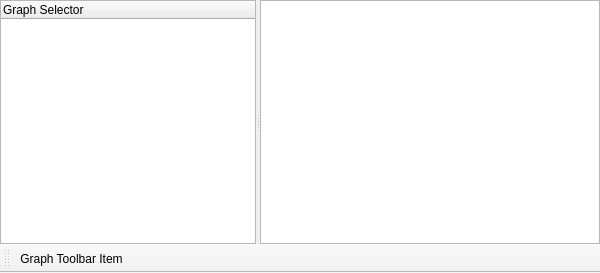
<?xml version="1.0" encoding="UTF-8"?>
<ui version="4.0">
 <class>WidgetGraph</class>
 <widget class="QMainWindow" name="WidgetGraph">
  <property name="geometry">
   <rect>
    <x>0</x>
    <y>0</y>
    <width>600</width>
    <height>273</height>
   </rect>
  </property>
  <property name="windowTitle">
   <string>MainWindow</string>
  </property>
  <widget class="QWidget" name="centralwidget">
   <layout class="QVBoxLayout" name="verticalLayout">
    <property name="spacing">
     <number>0</number>
    </property>
    <property name="margin">
     <number>0</number>
    </property>
    <item>
     <widget class="QSplitter" name="splitterGraph">
      <property name="orientation">
       <enum>Qt::Horizontal</enum>
      </property>
      <widget class="QTreeWidget" name="treeWidgetGraphSelector">
       <property name="sizePolicy">
        <sizepolicy hsizetype="Preferred" vsizetype="Expanding">
         <horstretch>0</horstretch>
         <verstretch>0</verstretch>
        </sizepolicy>
       </property>
       <column>
        <property name="text">
         <string>Graph Selector</string>
        </property>
       </column>
      </widget>
      <widget class="QGraphicsView" name="graphicsViewGraph">
       <property name="sizePolicy">
        <sizepolicy hsizetype="Expanding" vsizetype="Expanding">
         <horstretch>1</horstretch>
         <verstretch>0</verstretch>
        </sizepolicy>
       </property>
      </widget>
     </widget>
    </item>
   </layout>
  </widget>
  <widget class="QToolBar" name="toolBarControls">
   <property name="windowTitle">
    <string>toolBarControls</string>
   </property>
   <property name="iconSize">
    <size>
     <width>16</width>
     <height>16</height>
    </size>
   </property>
   <property name="toolButtonStyle">
    <enum>Qt::ToolButtonTextBesideIcon</enum>
   </property>
   <attribute name="toolBarArea">
    <enum>BottomToolBarArea</enum>
   </attribute>
   <attribute name="toolBarBreak">
    <bool>false</bool>
   </attribute>
   <addaction name="actionGraph_Toolbar_Item"/>
  </widget>
  <action name="actionGraph_Toolbar_Item">
   <property name="icon">
    <iconset resource="Resource.qrc">
     <normaloff>:/Resource/Generic/Graph.png</normaloff>:/Resource/Generic/Graph.png</iconset>
   </property>
   <property name="text">
    <string>Graph Toolbar Item</string>
   </property>
  </action>
 </widget>
 <resources>
  <include location="Resource.qrc"/>
 </resources>
 <connections/>
</ui>
